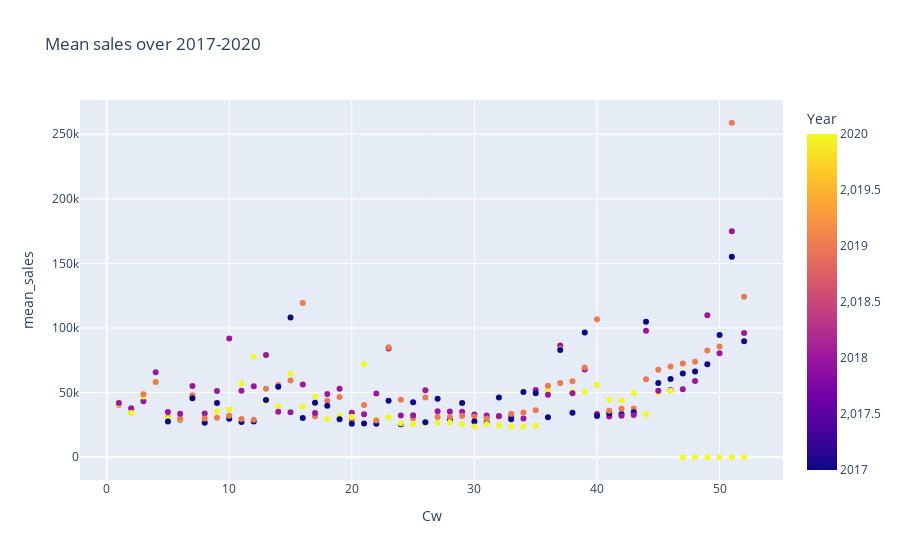

Notebook cell for this chart:
### Code cell
df[df['Product'] == 'SKU1'].groupby(['Year','Cw']).agg(mean_sales = ('Sales','mean')).reset_index().plot.scatter(x='Cw', y='mean_sales', color="Year", title="Mean sales over 2017-2020")

### Figure 1 — Plotly figure (JSON) as saved in the notebook; plotly's stock layout.template omitted (floating-point values rounded to 4 significant figures; data arrays with more than 128 entries replaced by an {"elided": "..."} marker saying what was removed)
{"data": [{"hovertemplate": "Cw=%{x}<br>mean_sales=%{y}<br>Year=%{marker.color}<extra></extra>", "legendgroup": "", "marker": {"color": {"elided": "204 int values"}, "coloraxis": "coloraxis", "symbol": "circle"}, "mode": "markers", "name": "", "orientation": "v", "showlegend": false, "type": "scatter", "x": {"elided": "204 int values"}, "xaxis": "x", "y": {"elided": "204 int values"}, "yaxis": "y"}], "layout": {"coloraxis": {"colorbar": {"title": {"text": "Year"}}, "colorscale": [[0, "#0d0887"], [0.1111, "#46039f"], [0.2222, "#7201a8"], [0.3333, "#9c179e"], [0.4444, "#bd3786"], [0.5556, "#d8576b"], [0.6667, "#ed7953"], [0.7778, "#fb9f3a"], [0.8889, "#fdca26"], [1, "#f0f921"]]}, "legend": {"tracegroupgap": 0}, "title": {"text": "Mean sales over 2017-2020"}, "xaxis": {"anchor": "y", "domain": [0, 1], "title": {"text": "Cw"}}, "yaxis": {"anchor": "x", "domain": [0, 1], "title": {"text": "mean_sales"}}}}
